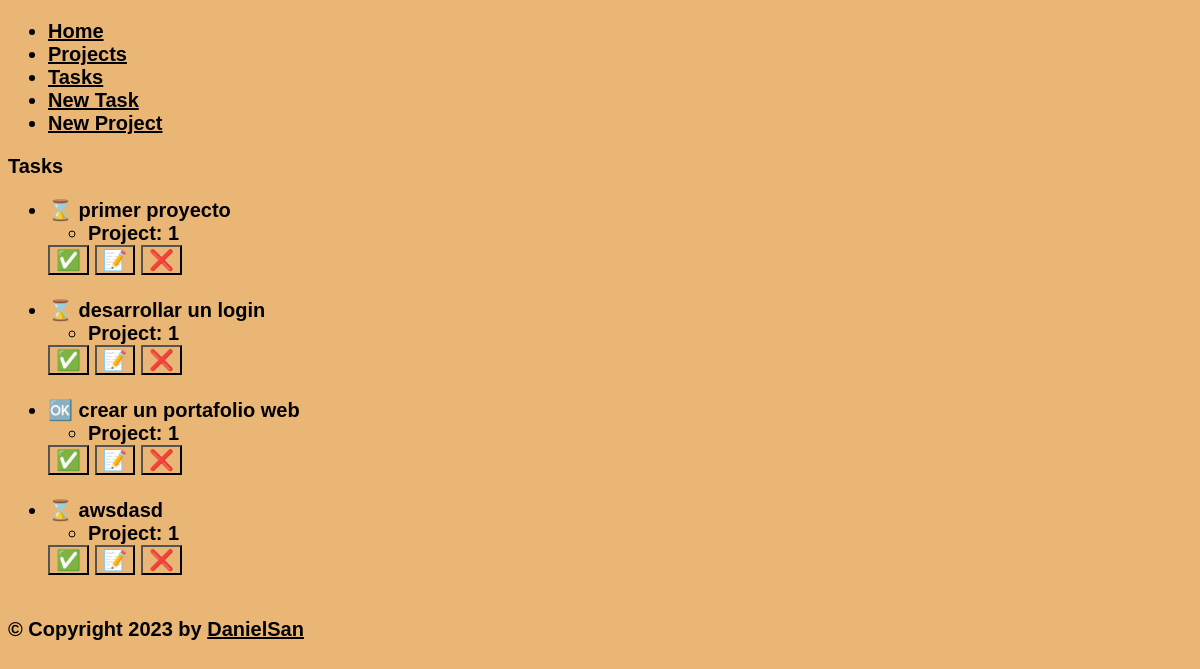
The page /task/ on the database as committed earlier.
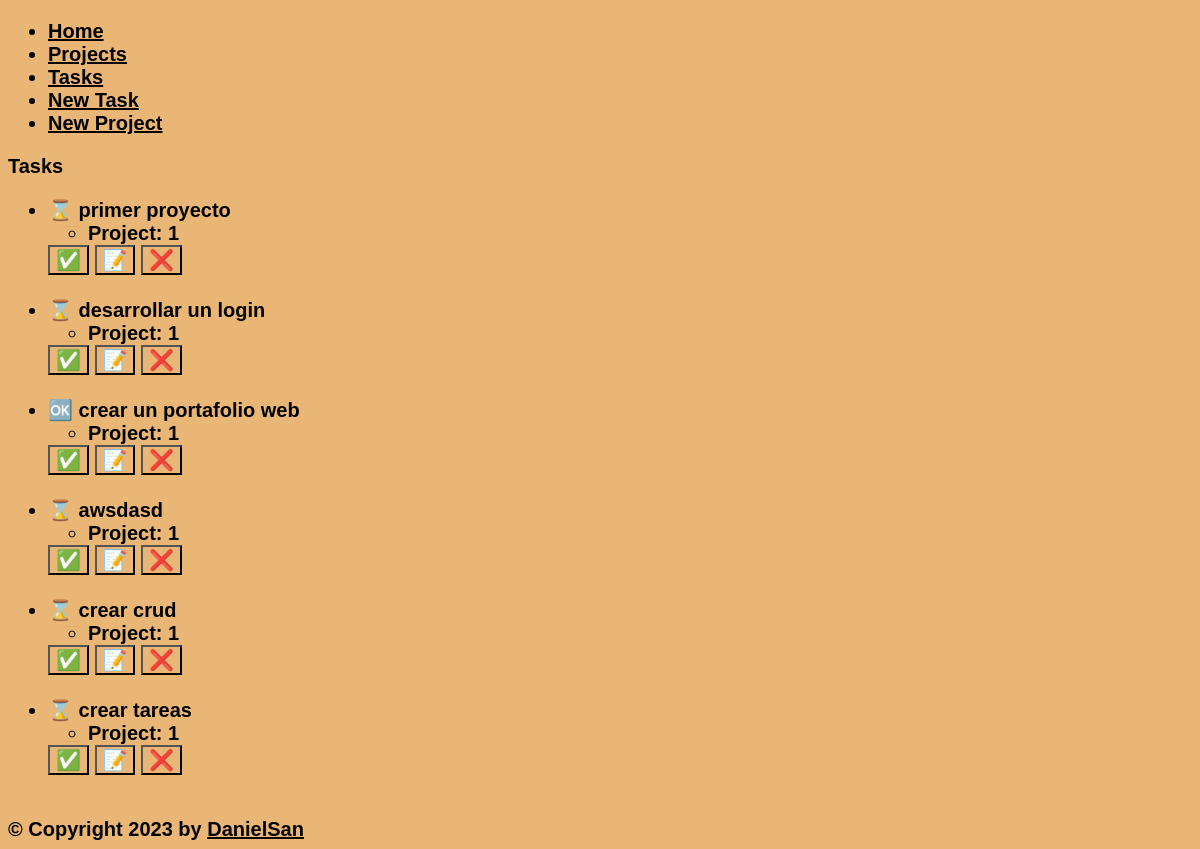
The same page on the database as committed later.
### myapp/models.py (models this page shows, shortened)
class Task(models.Model):
    title = models.CharField(max_length=100)
    description = models.TextField()
    project = models.ForeignKey(Project, on_delete=models.CASCADE)
    done = models.BooleanField(default=False)

class Project(models.Model):
    name = models.CharField(max_length=100)

### myapp/views.py (the view)
# urls.py: path('task/', views.task, name='task'),
def task(request):
    tasks = Task.objects.all()
    return render(request, "tasks/task.html", {"task": tasks})

### myapp/templates/tasks/task.html (shortened to what this page needs)
{% extends 'base.html' %}
{% block content %}
    <h1>Tasks</h1>
    <ul>
        {% for task in task %}
            {% if task.done == False  %}
                <li> ⌛  {{ task.title }}</li>
            {% else %}
                <li> 🆗 {{ task.title }}</li>
            {% endif %}
                <ul>
                    <li>Project: {{ task.project.id }}</li>
                </ul>
            <button>✅ </button>
            <button>📝 </button>
            <button>❌ </button><br><br>
        {% endfor %}
    </ul>
{% endblock  %}

### myapp/templates/base.html (shortened to what this page needs)
<!DOCTYPE html>
<html lang="en">
<head>
</head>
<body>
    <div id="nav">
        {% block nav %}
            <ul>
                <li><a href="/">Home</a></li>
                <li><a href="/project">Projects</a></li>
                <li><a href="/task">Tasks</a></li>
                <li><a href="/new_task">New Task</a></li>
                <li><a href="/new_project">New Project</a></li>
            </ul>
        {% endblock %}
    </div>
    <div id="content">{% block content %}{% endblock %}</div>
    <div id="footer">
        {% block footer %}
            &copy; Copyright 2023 by <a href="#">DanielSan</a>
        {% endblock %}
    </div>
</body>
</html>

### myapp/templates/tasks/task.html (style rules this page uses)
* { background-color: #eab676; color: black; font-family: Arial, Helvetica, sans-serif; font-size: 20px; font-weight: bold; }

Rows that differ between the two databases and show on the page:
added Task: title "crear crud", project.id "1"
added Task: title "crear tareas", project.id "1"
